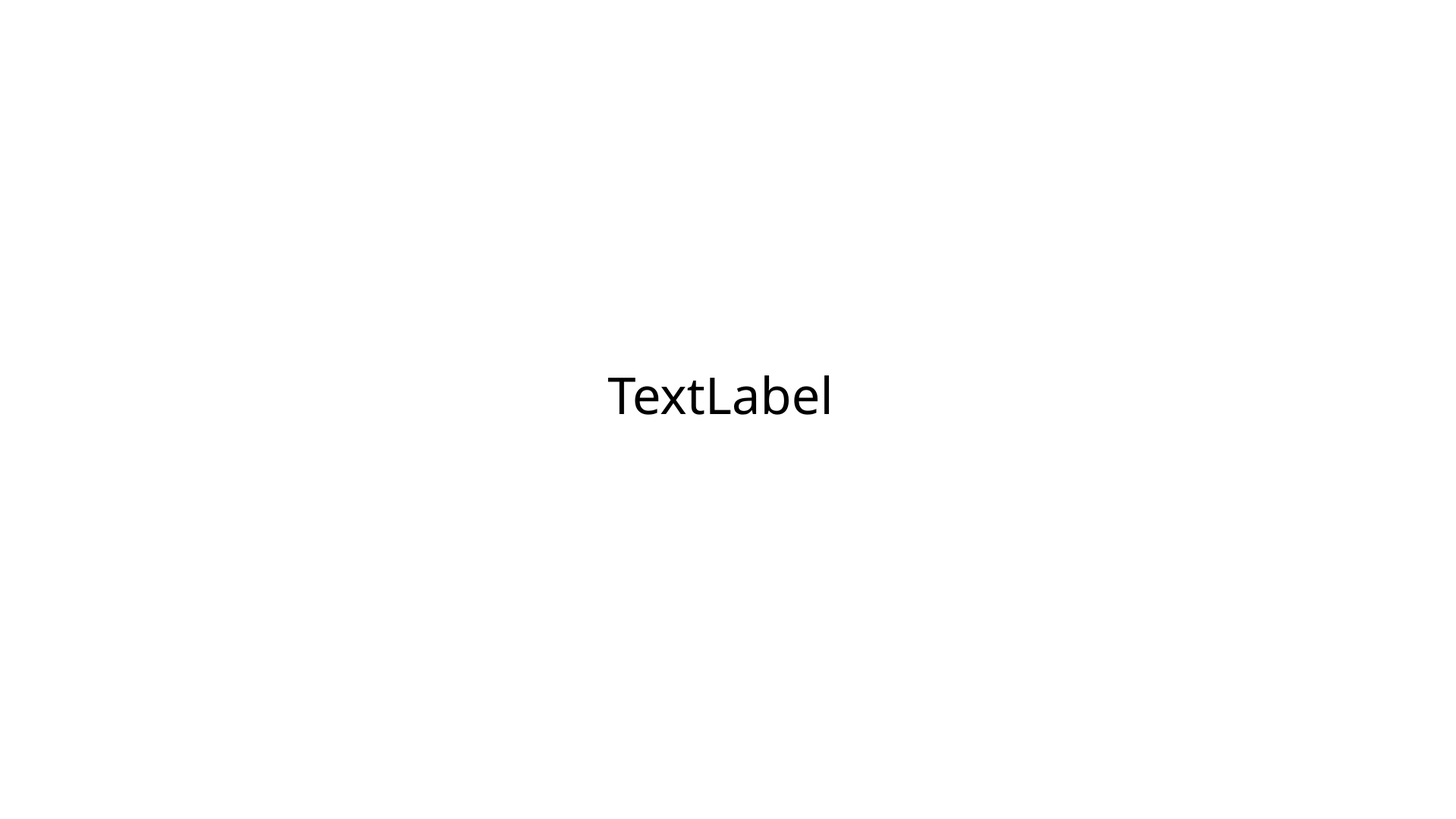
<?xml version="1.0" encoding="UTF-8"?>
<ui version="4.0">
 <class>Form</class>
 <widget class="QWidget" name="Form">
  <property name="geometry">
   <rect>
    <x>0</x>
    <y>0</y>
    <width>1920</width>
    <height>1080</height>
   </rect>
  </property>
  <property name="maximumSize">
   <size>
    <width>1920</width>
    <height>1080</height>
   </size>
  </property>
  <property name="windowTitle">
   <string>Form</string>
  </property>
  <property name="styleSheet">
   <string notr="true">background-color: rgb(255, 255, 255);</string>
  </property>
  <widget class="QLabel" name="count">
   <property name="geometry">
    <rect>
     <x>550</x>
     <y>270</y>
     <width>800</width>
     <height>500</height>
    </rect>
   </property>
   <property name="maximumSize">
    <size>
     <width>800</width>
     <height>500</height>
    </size>
   </property>
   <property name="font">
    <font>
     <family>Spoqa Han Sans Neo Light</family>
     <pointsize>50</pointsize>
    </font>
   </property>
   <property name="text">
    <string>TextLabel</string>
   </property>
   <property name="alignment">
    <set>Qt::AlignCenter</set>
   </property>
  </widget>
 </widget>
 <resources/>
 <connections/>
</ui>
